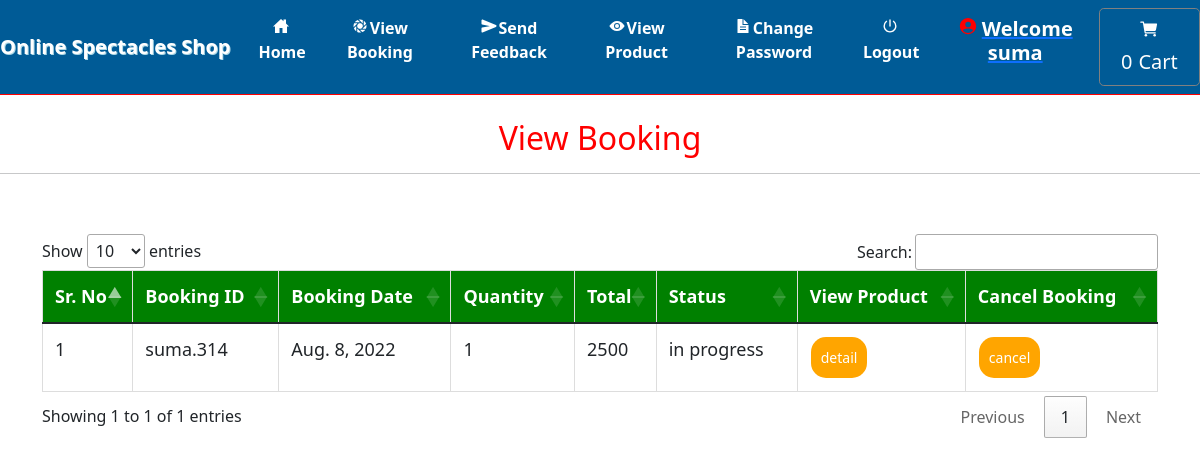
The page /view_booking (signed in) on the database its author committed.
### grocery/models.py (models this page shows, shortened)
class Booking(models.Model):
    status = models.ForeignKey(Status, on_delete=models.CASCADE, null=True)
    profile = models.ForeignKey(Profile, on_delete=models.CASCADE, null=True)
    booking_id = models.CharField(max_length=200,null=True)
    quantity = models.CharField(max_length=100,null=True)
    book_date = models.CharField(max_length=30, null=True)
    total = models.IntegerField(null=True)

class Status(models.Model):
    name = models.CharField(max_length=20, null=True)

### grocery/views.py (the view)
# urls.py: path('view_booking', View_Booking, name='view_booking'),
def View_Booking(request):
    if not request.user.is_authenticated:
        return redirect('login')
    user = User.objects.get(id=request.user.id)
    profile = Profile.objects.get(user=user)
    cart = Cart.objects.filter(profile=profile)
    book = Booking.objects.filter(profile=profile)
    num1=0
    for i in cart:
        num1 += 1
    d = {'book': book,'num1':num1}
    return render(request, 'view_booking.html', d)

### grocery/templates/view_booking.html (shortened to what this page needs)
{% extends 'navigation.html' %}
{% block body %}
<center><h2 style="color:red;margin-top:2%">View Booking</h2></center><hr>
 <div class="container">
<table class="table table-bordered" id="myTable">
  <thead>
  <tr>
    <th>Sr. No</th>
    <th>Booking ID</th>
    <th>Booking Date</th>
      <th>Quantity</th>
      <th>Total</th>
      <th>Status</th>
    <th>View Product</th>
    <th>Cancel Booking</th>
  </tr>
  </thead>
   <tbody>
{% for i in book %}
  <tr>
      <td>{{forloop.counter}}</td>
    <td>{{i.booking_id}}</td>
    <td>{{i.book_date}}</td>
      <td>{{i.quantity}}</td>
      <td>{{i.total}}</td>
      <td>{{i.status.name}}</td>
      <td><a href="{% url 'booking_detail' i.booking_id i.id %}"><button class="button button1">detail</button></a></td>
      <td><a href="{% url 'delete_booking' i.booking_id i.id %}" onclick="return confirm('Are you sure?')"><button class="button button1" id="#delete">cancel</button></a></td>
  </tr>
   {% endfor %}
    </tbody>
</table>
 </div>
{% endblock %}

### grocery/templates/navigation.html (shortened to what this page needs)
<!DOCTYPE html>
<html lang="en">
<head>
    {% load static %}
 <link href="https://cdn.jsdelivr.net/npm/bootstrap@5.1.3/dist/css/bootstrap.min.css" rel="stylesheet">
  <link rel = stylesheet href = "//cdn.datatables.net/1.10.19/css/jquery.dataTables.min.css">
<link rel="stylesheet" href="https://cdnjs.cloudflare.com/ajax/libs/font-awesome/4.7.0/css/font-awesome.min.css">
</head>
<body style="background-color:white">
<nav class="navbar navbar-expand-sm" style = "background-color:#005b96	 ; border-bottom:1px solid red">
  <a class="navbar-brand pl-5" href="#" style="color:white ; font-weight : bold">Online Spectacles Shop</a>
<div class="collapse navbar-collapse" id="collapsibleNavbar">
  <ul class="navbar-nav pl-5 text-center">
    {% if request.user.username %}
    {% if not request.user.is_staff %}
    <li class="nav-item">
      <a class="nav-link" href="{% url 'home' %}" style="color:white"><ion-icon style="margin-right:2px" name="home-sharp"></ion-icon>Home</a>
    </li>
    <li class="nav-item">
      <a class="nav-link" href="{% url 'view_booking' %}" style="color:white"><ion-icon style="margin-right:2px" name="aperture"></ion-icon>View Booking</a>
    </li>
    <li class="nav-item">
      <a class="nav-link" href="{% url 'send_feedback' request.user.id %}" style="color:white"><ion-icon style="margin-right:2px" name="send"></ion-icon>Send Feedback</a>
    </li>
    <li class="nav-item">
      <a class="nav-link" href="{% url 'view_product' 0 %}" style="color:white"><ion-icon style="margin-right:2px" name="eye"></ion-icon>View Product</a>
    </li>
    <li class="nav-item">
      <a class="nav-link" href="{% url 'change_password' %}" style="color:white"><ion-icon style="margin-right:2px" name="document-text-sharp"></ion-icon>Change Password</a>
    </li>
    {% endif %}
    {% endif %}
    {% if request.user.is_authenticated %}
    <a class="nav-link" href="{% url 'logout' %}" style="color:white"><ion-icon style="margin-right:2px" name="power-sharp"></ion-icon>Logout</a>
    {% if not request.user.is_staff %}
    <li class="nav-item">
      <a href="{% url 'profile' %}"><h5 class="nav-link" style="color:white"><ion-icon style="margin-right:4px;color:#FF0000" name="person-circle-sharp"></ion-icon>Welcome {{request.user.username}}</h5>
      </a></li>
    {% else %}
    <li class="nav-item">
      <h5  class="nav-link" style="color:white"><ion-icon style="margin-right:4px;color:#FF0000" name="person-circle-sharp"></ion-icon>Welcome {{request.user.username}}</h5>
    </li>
    {% endif %}
    {% endif %}
    {% if not request.user.is_staff %}
    {% if request.user.username %}
      <a href="{% url 'cart' %}" style="border:1px solid gray" class="btn btn-default btn-lg text-dark text-capitalize">
        <ion-icon style="color:white;margin-top:2%" name="cart"></ion-icon><span style="color:white">{{num1}}</span><span style="margin-left:6px;margin-top:2%;color:white">Cart</span></a></center>
{% endif %}
    {% endif %}
    </ul>
</div>
</nav>
{% block body %}
{% endblock %}
</body></html>

### grocery/templates/navigation.html (style rules this page uses)
* { box-sizing: border-box; }
#myTable { border-collapse: collapse; width: 100%; border: 1px solid #ddd; font-size: 18px; }
#myTable th { text-align: left; padding: 12px; background-color: green; color: white; }
#myTable td { text-align: left; padding: 12px; background-color: white; }
#myTable tr { border-bottom: 1px solid #ddd; }
.button { background-color: orange; border: none; color: white; padding: 10px; text-align: center; text-decoration: none; display: inline-block; font-size: 14px; margin: 1px 1px; cursor: pointer; }
.button1 { border-radius: 15px; }
.nav-link { font-weight:bold; }
.navbar-brand { text-shadow: 1px 1px lightblue; }

### rows shown on the page
Booking: booking_id "suma.314", book_date "Aug. 8, 2022", quantity "1", total "2500", status.name "in progress"

### other values the page prints
{{ request.user.username }} "suma"
{{ num1 }} "0"
